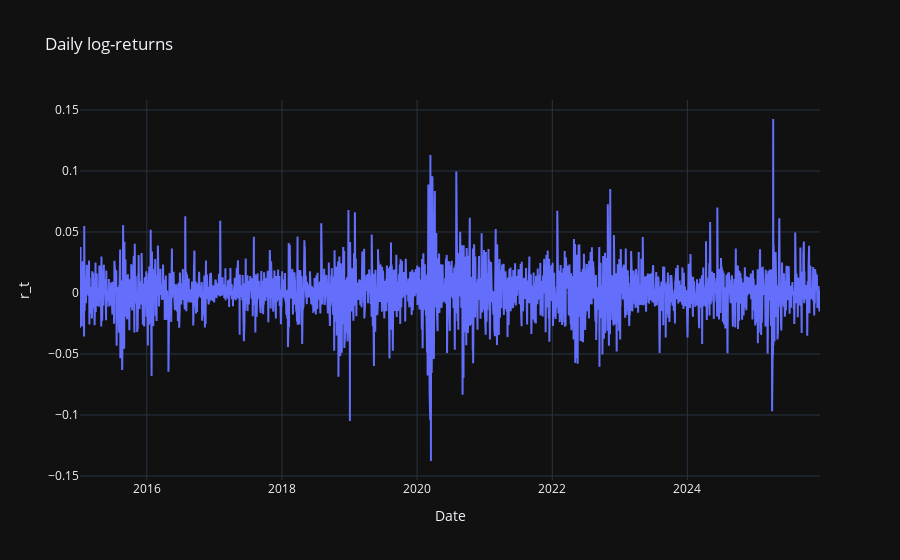
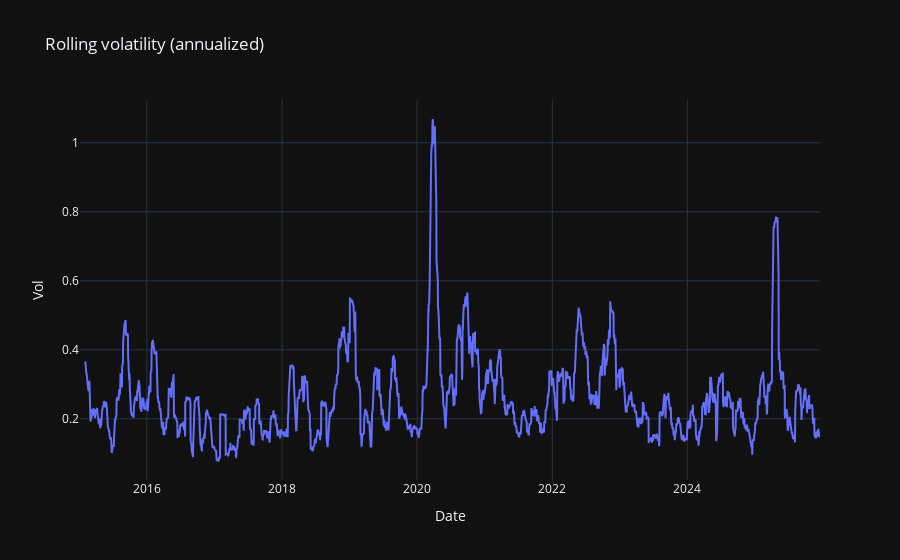
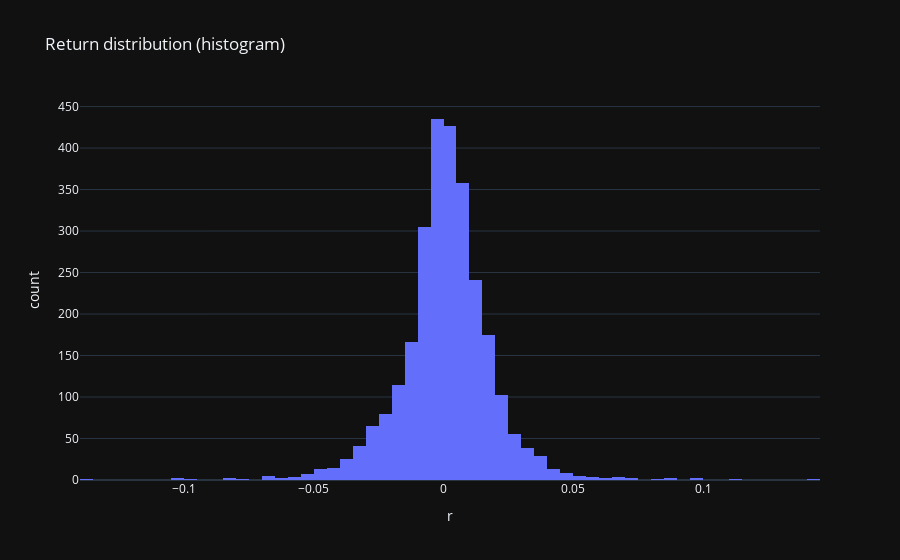

The cell these charts' notebook holds for them, in order:
### Code cell
# Defensive: recompute log-returns from the current price series so this cell works even after a kernel restart.
p = prices.copy() if "prices" in globals() else (adj_close.copy() if "adj_close" in globals() else None)
if p is None:
    raise NameError("No price series found. Run the data download cell first (prices / adj_close).")

if isinstance(p, pd.DataFrame):
    # If multiple columns, take the first numeric one
    if p.shape[1] == 1:
        p = p.iloc[:, 0]
    else:
        p = p.select_dtypes(include=[np.number]).iloc[:, 0]

p = p.dropna()
r = np.log(p).diff().dropna()
r.name = "r"

df = r.to_frame()

df["roll_vol_21d_ann"] = df["r"].rolling(21).std(ddof=1) * np.sqrt(252)

fig1 = go.Figure()
fig1.add_trace(go.Scatter(x=df.index, y=df["r"], mode="lines", name="returns"))
fig1.update_layout(template="plotly_dark", title="Daily log-returns", xaxis_title="Date", yaxis_title="r_t")
fig1.show()
fig1.write_html(ASSETS_DIR / "returns_timeseries.html")

fig2 = go.Figure()
fig2.add_trace(go.Scatter(x=df.index, y=df["roll_vol_21d_ann"], mode="lines", name="Rolling vol (21d, ann.)"))
fig2.update_layout(template="plotly_dark", title="Rolling volatility (annualized)", xaxis_title="Date", yaxis_title="Vol")
fig2.show()
fig2.write_html(ASSETS_DIR / "rolling_vol_21d.html")

fig3 = px.histogram(df, x="r", nbins=120, template="plotly_dark", title="Return distribution (histogram)")
fig3.show()
fig3.write_html(ASSETS_DIR / "returns_hist.html")

### Figure 1 — Plotly figure (JSON) as saved in the notebook; plotly's stock layout.template omitted (floating-point values rounded to 4 significant figures; data arrays with more than 128 entries replaced by an {"elided": "..."} marker saying what was removed)
{"data": [{"mode": "lines", "name": "returns", "type": "scatter", "x": {"elided": "2757 str values"}, "y": {"elided": "2757 float values"}}], "layout": {"title": {"text": "Daily log-returns"}, "xaxis": {"title": {"text": "Date"}}, "yaxis": {"title": {"text": "r_t"}}}}

### Figure 2 — Plotly figure (JSON) as saved in the notebook; plotly's stock layout.template omitted (floating-point values rounded to 4 significant figures; data arrays with more than 128 entries replaced by an {"elided": "..."} marker saying what was removed)
{"data": [{"mode": "lines", "name": "Rolling vol (21d, ann.)", "type": "scatter", "x": {"elided": "2757 str values"}, "y": {"elided": "2757 float values"}}], "layout": {"title": {"text": "Rolling volatility (annualized)"}, "xaxis": {"title": {"text": "Date"}}, "yaxis": {"title": {"text": "Vol"}}}}

### Figure 3 — Plotly figure (JSON) as saved in the notebook; plotly's stock layout.template omitted (floating-point values rounded to 4 significant figures; data arrays with more than 128 entries replaced by an {"elided": "..."} marker saying what was removed)
{"data": [{"alignmentgroup": "True", "bingroup": "x", "hovertemplate": "r=%{x}<br>count=%{y}<extra></extra>", "legendgroup": "", "marker": {"color": "#636efa", "pattern": {"shape": ""}}, "name": "", "nbinsx": 120, "offsetgroup": "", "orientation": "v", "showlegend": false, "type": "histogram", "x": {"elided": "2757 float values"}, "xaxis": "x", "yaxis": "y"}], "layout": {"barmode": "relative", "legend": {"tracegroupgap": 0}, "title": {"text": "Return distribution (histogram)"}, "xaxis": {"anchor": "y", "domain": [0, 1], "title": {"text": "r"}}, "yaxis": {"anchor": "x", "domain": [0, 1], "title": {"text": "count"}}}}
